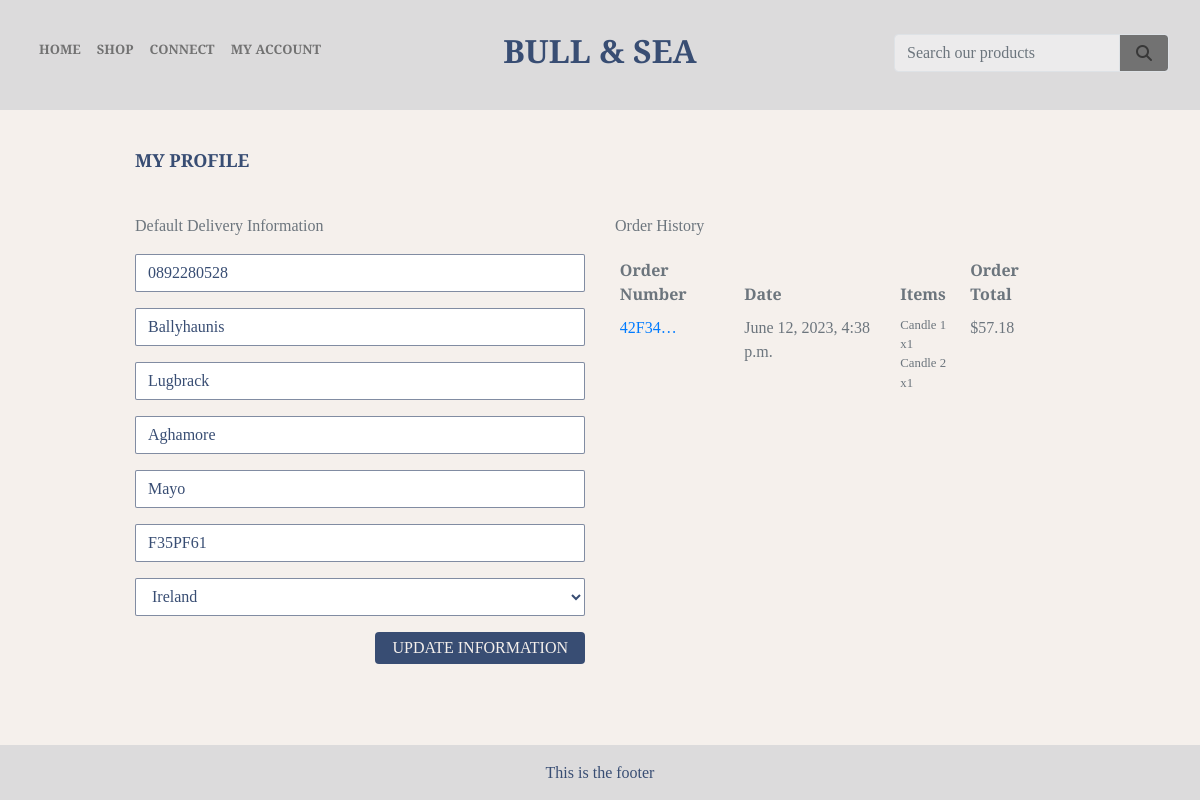
The app's page /profile/ (signed in), older data.
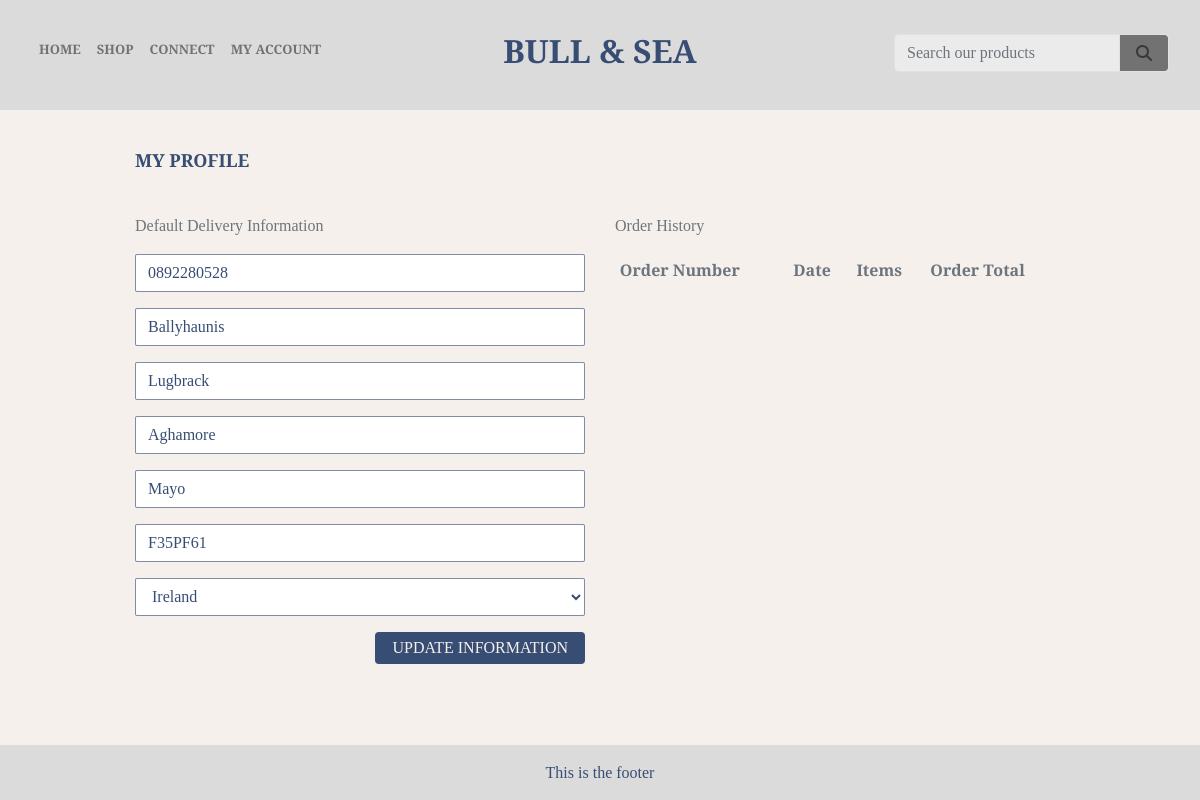
The same page, newer data.
### checkout/models.py (models this page shows, shortened)
class Order(models.Model):
    order_number = models.CharField(max_length=32, null=False, editable=False)
    user_profile = models.ForeignKey(UserProfile, on_delete=models.SET_NULL, null=True, blank=True, related_name='orders')  # noqa
    full_name = models.CharField(max_length=50, null=False, blank=False)
    email = models.EmailField(max_length=254, null=False, blank=False)
    phone_number = models.CharField(max_length=20, null=False, blank=False)
    country = CountryField(blank_label='Country *', null=False, blank=False)
    postcode = models.CharField(max_length=20, null=True, blank=True)
    town_or_city = models.CharField(max_length=40, null=False, blank=False)
    street_address1 = models.CharField(max_length=80, null=False, blank=False)
    street_address2 = models.CharField(max_length=80, null=True, blank=True)
    county = models.CharField(max_length=80, null=True, blank=True)
    date = models.DateTimeField(auto_now_add=True)
    delivery_cost = models.DecimalField(max_digits=6, decimal_places=2, null=False, default=0)  # noqa
    order_total = models.DecimalField(max_digits=10, decimal_places=2, null=False, default=0)  # noqa
    grand_total = models.DecimalField(max_digits=10, decimal_places=2, null=False, default=0)  # noqa
    original_bag = models.TextField(null=False, blank=False, default='')
    stripe_pid = models.CharField(max_length=254, null=False, blank=False, default='')  # noqa

class OrderLineItem(models.Model):
    order = models.ForeignKey(Order, null=False, blank=False, on_delete=models.CASCADE, related_name='lineitems')  # noqa
    product = models.ForeignKey(Product, null=False, blank=False, on_delete=models.CASCADE)  # noqa
    quantity = models.IntegerField(null=False, blank=False, default=0)
    lineitem_total = models.DecimalField(max_digits=6, decimal_places=2, null=False, blank=False, editable=False)  # noqa

### products/models.py (models this page shows, shortened)
class Product(models.Model):
    category = models.ForeignKey('Category', null=True, blank=True, on_delete=models.SET_NULL)  # noqa
    sku = models.CharField(max_length=254, null=True, blank=True)
    name = models.CharField(max_length=254)
    description = models.TextField()
    price = models.DecimalField(max_digits=6, decimal_places=2)
    image_url = models.URLField(max_length=1024, null=True, blank=True)
    image = models.ImageField(null=True, blank=True)
    reviews = models.ManyToManyField('Review', related_name='product_reviews', blank=True)  # noqa

### profiles/views.py (the view)
# urls.py: path('profile/', include('profiles.urls')),
@login_required
def profile(request):
    profile = get_object_or_404(UserProfile, user=request.user)
    if request.method == 'POST':
        form = UserProfileForm(request.POST, instance=profile)
        if form.is_valid():
            form.save()
            messages.success(request, 'Profile updated successfully')
        else:
            messages.error(request, 'Update failed. Please ensure the form is valid.')  # noqa
    else:
        form = UserProfileForm(instance=profile)
    orders = profile.orders.all()
    template = 'profiles/profile.html'
    context = {
        'form': form,
        'orders': orders,
        'on_profile_page': True
    }
    return render(request, template, context)

### profiles/forms.py
class UserProfileForm(forms.ModelForm):
    class Meta:
        model = UserProfile
        exclude = ('user',)
    def __init__(self, *args, **kwargs):
        super().__init__(*args, **kwargs)
        placeholders = {
            'default_phone_number': 'Phone Number',
            'default_postcode': 'Postal Code',
            'default_town_or_city': 'Town or City',
            'default_street_address1': 'Street Address 1',
            'default_street_address2': 'Street Address 2',
            'default_county': 'County, State or Locality',
        }
        self.fields['default_phone_number'].widget.attrs['autofocus'] = True
        for field in self.fields:
            if field != 'default_country':
                if self.fields[field].required:
                    placeholder = f'{placeholders[field]} *'
                else:
                    placeholder = placeholders[field]
                self.fields[field].widget.attrs['placeholder'] = placeholder
            self.fields[field].widget.attrs['class'] = 'border-black rounded-0 profile-form-input'  # noqa
            self.fields[field].label = False

### products/models.py (called while the page is built)
    def get_friendly_name(self):
        return self.friendly_name

### profiles/templates/profiles/profile.html (shortened to what this page needs)
{% extends "base.html" %}
{% load static %}
{% block extra_css %}
    <link rel="stylesheet" href="{% static 'profiles/css/profile.css' %}">
{% endblock %}
{% block page_header %}
    <div class="container header-container">
    </div>
{% endblock %}
{% block content %}
    <div class="overlay"></div>
    <div class="container">
        <div class="row">
            <div class="col hr-prod-spacer">
                <hr>
                <h2 class="logo-font mb-4 sub-header2-font">My Profile</h2>
                <hr>
            </div>
        </div>
        <div class="row">
            <div class="col-12 col-lg-6">
                <p class="text-muted">Default Delivery Information</p>
                <form class="mt-3" action="{% url 'profile' %}" method="POST" id="profile-update-form">
                    {{ form|crispy }}
                    <button class="rating-button btn rounded-2 text-uppercase float-right pb-0"><p class="pl-3 pr-3 mb-0">Update Information</p></button>
                </form>
            </div>
            <div class="col-12 col-lg-6">
                <p class="text-muted">Order History</p>
                <div class="order-history table-responsive">
                    <table class="table table-sm table-borderless text-muted">
                        <thead>
                            <tr>
                                <th>Order Number</th>
                                <th>Date</th>
                                <th>Items</th>
                                <th>Order Total</th>
                            </tr>
                        </thead>
                        <tbody>
                            {% for order in orders %}
                                <tr>
                                    <td>
                                        <a href="{% url 'order_history' order.order_number %}"
                                        title="{{ order.order_number }}">
                                            {{ order.order_number|truncatechars:6 }}
                                        </a>
                                    </td>
                                    <td>{{ order.date }}</td>
                                    <td>
                                        <ul class="list-unstyled">
                                            {% for item in order.lineitems.all %}
                                                <li class="small">
                                                    {{ item.product.name }} x{{ item.quantity }}
                                                </li>
                                            {% endfor %}
                                        </ul>
                                    </td>
                                    <td>${{ order.grand_total }}</td>
                                </tr>
                            {% endfor %}
                        </tbody>
                    </table>
                </div>
            </div>
        </div>
{% endblock %}

Row changes from the older to the newer data that the page shows:
removed Order: order_number "42F34…", date "June 12, 2023, 4:38 p.m.", grand_total "57.18"
removed OrderLineItem: product.name "Candle 1", quantity "1"
removed OrderLineItem: product.name "Candle 2", quantity "1"
